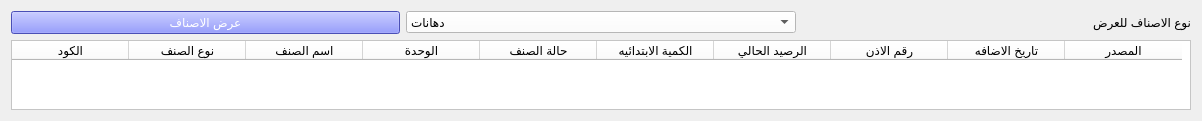
      <widget class="QWidget" name="tab">
       <attribute name="title">
        <string>عرض الاصناف</string>
       </attribute>
       <layout class="QGridLayout" name="gridLayout_8">
        <item row="0" column="0">
         <widget class="QPushButton" name="pushButton_4">
          <property name="styleSheet">
           <string notr="true">font: 16pt &quot;Arabic Typesetting&quot;;
background-color:rgb(103, 111, 255);
color:rgb(255, 255, 255);</string>
          </property>
          <property name="text">
           <string>عرض الاصناف</string>
          </property>
         </widget>
        </item>
        <item row="0" column="1">
         <widget class="QComboBox" name="comboBox_9">
          <property name="styleSheet">
           <string notr="true">background-color: rgb(255, 255, 255);
font: 12pt &quot;MS Shell Dlg 2&quot;;</string>
          </property>
          <item>
           <property name="text">
            <string>دهانات</string>
           </property>
          </item>
          <item>
           <property name="text">
            <string>مهمات راكدة</string>
           </property>
          </item>
          <item>
           <property name="text">
            <string>السباكة</string>
           </property>
          </item>
          <item>
           <property name="text">
            <string>الكهرباء</string>
           </property>
          </item>
          <item>
           <property name="text">
            <string>مواد بتروليه</string>
           </property>
          </item>
          <item>
           <property name="text">
            <string>البوابات والمعدات</string>
           </property>
          </item>
          <item>
           <property name="text">
            <string>دفاتر وجناين</string>
           </property>
          </item>
          <item>
           <property name="text">
            <string>النجارة</string>
           </property>
          </item>
          <item>
           <property name="text">
            <string>الخردة</string>
           </property>
          </item>
          <item>
           <property name="text">
            <string>مستعمله</string>
           </property>
          </item>
         </widget>
        </item>
        <item row="0" column="2">
         <widget class="QLabel" name="label_22">
          <property name="text">
           <string>نوع الاصناف للعرض</string>
          </property>
         </widget>
        </item>
        <item row="1" column="0" colspan="3">
         <widget class="QTableWidget" name="tableWidget">
          <property name="sizePolicy">
           <sizepolicy hsizetype="Expanding" vsizetype="Expanding">
            <horstretch>1</horstretch>
            <verstretch>0</verstretch>
           </sizepolicy>
          </property>
          <property name="maximumSize">
           <size>
            <width>1180</width>
            <height>16777215</height>
           </size>
          </property>
          <property name="contextMenuPolicy">
           <enum>Qt::CustomContextMenu</enum>
          </property>
          <property name="styleSheet">
           <string notr="true">background-color: rgb(255, 255, 255);</string>
          </property>
          <property name="lineWidth">
           <number>0</number>
          </property>
          <property name="sizeAdjustPolicy">
           <enum>QAbstractScrollArea::AdjustToContents</enum>
          </property>
          <property name="cornerButtonEnabled">
           <bool>false</bool>
          </property>
          <property name="rowCount">
           <number>0</number>
          </property>
          <attribute name="horizontalHeaderDefaultSectionSize">
           <number>117</number>
          </attribute>
          <attribute name="horizontalHeaderMinimumSectionSize">
           <number>117</number>
          </attribute>
          <attribute name="horizontalHeaderShowSortIndicator" stdset="0">
           <bool>true</bool>
          </attribute>
          <attribute name="verticalHeaderStretchLastSection">
           <bool>true</bool>
          </attribute>
          <column>
           <property name="text">
            <string>الكود</string>
           </property>
          </column>
          <column>
           <property name="text">
            <string>نوع الصنف</string>
           </property>
          </column>
          <column>
           <property name="text">
            <string>اسم الصنف</string>
           </property>
          </column>
          <column>
           <property name="text">
            <string>الوحدة</string>
           </property>
          </column>
          <column>
           <property name="text">
            <string>حالة الصنف</string>
           </property>
          </column>
          <column>
           <property name="text">
            <string>الكمية الابتدائيه</string>
           </property>
          </column>
          <column>
           <property name="text">
            <string>الرصيد الحالي</string>
           </property>
          </column>
          <column>
           <property name="text">
            <string>رقم الاذن</string>
           </property>
          </column>
          <column>
           <property name="text">
            <string>تاريخ الاضافه</string>
           </property>
          </column>
          <column>
           <property name="text">
            <string>المصدر</string>
           </property>
          </column>
         </widget>
        </item>
       </layout>
      </widget>
